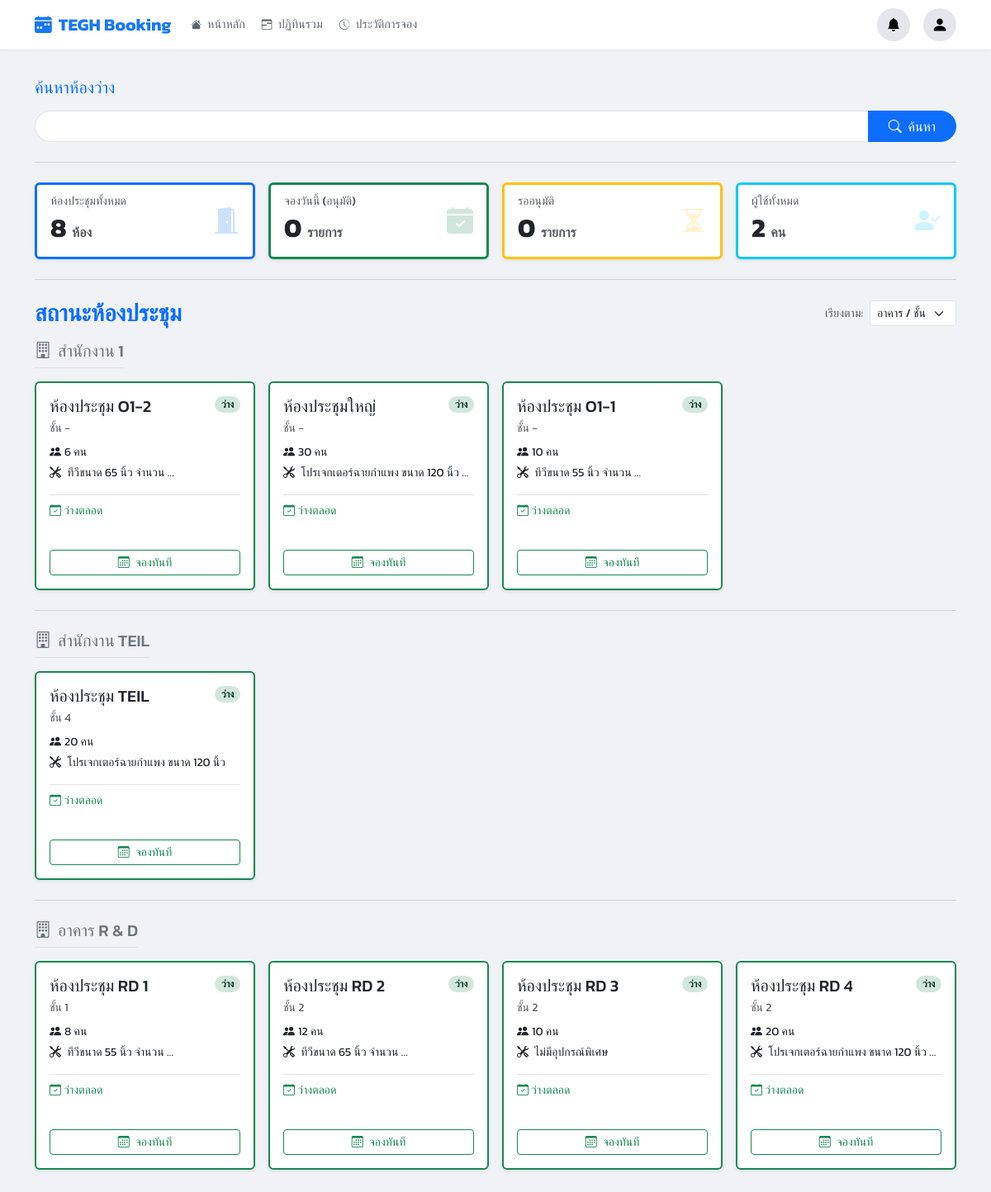
/ (signed in), run on the app's committed database.
### booking/models.py (models this page shows, shortened)
class Room(models.Model):
    name = models.CharField(max_length=100, verbose_name="ชื่อห้องประชุม")
    building = models.CharField(max_length=100, blank=True, null=True, verbose_name="อาคาร/ตึก")
    floor = models.CharField(max_length=50, blank=True, null=True, verbose_name="ชั้น")
    location = models.CharField(max_length=255, blank=True, null=True, verbose_name="สถานที่ตั้ง")
    capacity = models.PositiveIntegerField(default=1, verbose_name="ความจุ (คน)")
    equipment_in_room = models.TextField(blank=True, null=True, help_text="ระบุอุปกรณ์ถาวรในห้อง", verbose_name="อุปกรณ์ถาวรในห้อง")
    image = models.ImageField(upload_to='room_images/', blank=True, null=True, verbose_name="รูปภาพห้อง")
    approver = models.ForeignKey(User, on_delete=models.SET_NULL, null=True, blank=True, related_name='approvable_rooms', verbose_name="ผู้อนุมัติ")
    is_maintenance = models.BooleanField(default=False, verbose_name="สถานะปิดปรับปรุง")
    maintenance_start = models.DateTimeField(null=True, blank=True, verbose_name="เริ่มปิดปรับปรุง")
    maintenance_end = models.DateTimeField(null=True, blank=True, verbose_name="สิ้นสุดปิดปรับปรุง")
    line_notify_token = models.CharField(max_length=50, blank=True, null=True, verbose_name="Line Notify Token")
    teams_webhook_url = models.TextField(blank=True, null=True, verbose_name="Teams Webhook URL")
    @property
    def is_currently_under_maintenance(self):
        now = timezone.now()
        if self.is_maintenance and (not self.maintenance_start or not self.maintenance_end):
            return True
        if self.maintenance_start and self.maintenance_end:
            if self.maintenance_start <= now <= self.maintenance_end:
                return True
        return False

### booking/views.py (the view)
# urls.py: path('', views.dashboard_view, name='home'),
@login_required
def dashboard_view(request):
    now = timezone.now()
    sort_by = request.GET.get('sort', 'floor')
    all_rooms = Room.objects.all()
    active_bookings = Booking.objects.filter(
        start_time__lte=now,
        end_time__gt=now,
        status__in=['APPROVED', 'PENDING']
    ).select_related('user', 'room')
    room_booking_map = {b.room_id: b for b in active_bookings}
    rooms_processed = []
    buildings = defaultdict(list)
    for r in all_rooms:
        current_booking = room_booking_map.get(r.id)
        r.current_booking_info = current_booking
        r.is_maintenance = r.is_currently_under_maintenance
        if r.is_maintenance:
            r.status, r.status_class = 'ปิดปรับปรุง', 'bg-secondary text-white'
        elif current_booking:
            if current_booking.status == 'PENDING':
                r.status, r.status_class = 'รออนุมัติ', 'bg-warning text-dark'
            else:
                r.status, r.status_class = 'ไม่ว่าง', 'bg-danger text-white'
        else:
            r.status, r.status_class = 'ว่าง', 'bg-success text-white'
        rooms_processed.append(r)
    if sort_by == 'status':
        status_priority = {'ว่าง': 0, 'รออนุมัติ': 1, 'ไม่ว่าง': 2, 'ปิดปรับปรุง': 3}
        rooms_processed.sort(key=lambda x: status_priority.get(x.status, 99))
    elif sort_by == 'capacity':
        rooms_processed.sort(key=lambda x: x.capacity, reverse=True)
    elif sort_by == 'name':
        rooms_processed.sort(key=lambda x: x.name)
    else:
        rooms_processed.sort(key=lambda x: (x.building or '', str(x.floor or ''), x.name))
    for r in rooms_processed:
        buildings[r.building or "อาคารทั่วไป"].append(r)
    summary = {
        'total_rooms': all_rooms.count(),
        'today_bookings': Booking.objects.filter(start_time__date=now.date(), status='APPROVED').count(),
        'pending_approvals': Booking.objects.filter(status='PENDING').count(),
        'total_users_count': User.objects.count()
    }
    ctx = get_base_context(request)
    ctx.update({
        'buildings': dict(buildings),
        'summary_cards': summary,
        'current_sort': sort_by
    })
    return render(request, 'pages/dashboard.html', ctx)

### booking/views.py (called while the page is built)
def is_admin(user):
    return user.is_authenticated and (user.is_superuser or user.is_staff or user.groups.filter(name='Admin').exists())

def is_approver_or_admin(user):
    return user.is_authenticated and (user.is_superuser or user.is_staff or user.groups.filter(name__in=['Approver', 'Admin']).exists())

### templates/pages/dashboard.html (shortened to what this page needs)
{% extends 'base.html' %}
{% load static %}
{% block content %}
<div class="container-fluid px-0">
    <div class="row mb-3">
        <div class="col-12">
            <form action="{% url 'smart_search' %}" method="get">
                <label for="smartSearchInput" class="form-label h5 fw-bold text-primary"><h5>ค้นหาห้องว่าง</h5></label>
                <div class="input-group ">
                    <input type="text" class="form-control rounded-start-pill border-end-0"
                           name="q" id="smartSearchInput"
                           placeholder=""
                           value="{{ query_text|default:'' }}">
                    <button class="btn btn-primary rounded-end-pill px-4" type="submit">
                        <i class="bi bi-search me-1"></i> <span class="d-none d-sm-inline">ค้นหา</span>
                    </button>
                </div>
            </form>
        </div>
    </div>
    <hr class="section-divider">
    <div class="row g-3 mb-4">
        <div class="col-12 col-sm-6 col-xl-3">
            <div class="card kpi-card border-start border-primary border-3 shadow-sm h-100">
                <div class="card-body d-flex justify-content-between align-items-center">
                    <div>
                        <h6 class="card-subtitle text-muted mb-1 small">ห้องประชุมทั้งหมด</h6>
                        <h2 class="card-title fw-bold mb-0">{{ summary_cards.total_rooms }} <small class="text-muted fs-6">ห้อง</small></h2>
                    </div>
                    <i class="bi bi-door-open-fill kpi-icon text-primary"></i>
                </div>
            </div>
        </div>
        <div class="col-12 col-sm-6 col-xl-3">
            <div class="card kpi-card border-start border-success border-3 shadow-sm h-100">
                <div class="card-body d-flex justify-content-between align-items-center">
                    <div>
                        <h6 class="card-subtitle text-muted mb-1 small">จองวันนี้ (อนุมัติ)</h6>
                        <h2 class="card-title fw-bold mb-0">{{ summary_cards.today_bookings }} <small class="text-muted fs-6">รายการ</small></h2>
                    </div>
                     <i class="bi bi-calendar-check-fill kpi-icon text-success"></i>
                </div>
            </div>
        </div>
        <div class="col-12 col-sm-6 col-xl-3">
            <div class="card kpi-card border-start border-warning border-3 shadow-sm h-100">
                <div class="card-body d-flex justify-content-between align-items-center">
                    <div>
                        <h6 class="card-subtitle text-muted mb-1 small">รออนุมัติ</h6>
                        <h2 class="card-title fw-bold mb-0">{{ summary_cards.pending_approvals }} <small class="text-muted fs-6">รายการ</small></h2>
                    </div>
                     <i class="bi bi-hourglass-split kpi-icon text-warning"></i>
                </div>
            </div>
        </div>
        <div class="col-12 col-sm-6 col-xl-3">
            <div class="card kpi-card border-start border-info border-3 shadow-sm h-100">
                 <div class="card-body d-flex justify-content-between align-items-center">
                    <div>
                        <h6 class="card-subtitle text-muted mb-1 small">ผู้ใช้ทั้งหมด</h6>
                        <h2 class="card-title fw-bold mb-0">{{ summary_cards.total_users_count }} <small class="text-muted fs-6">คน</small></h2>
                    </div>
                     <i class="bi bi-person-check-fill kpi-icon text-info"></i>
                </div>
            </div>
        </div>
    </div>
    <hr class="section-divider">
    <div class="d-flex flex-wrap justify-content-between align-items-center mb-3 gap-2">
        <h2 class="mb-0 fw-bold text-primary fs-3">สถานะห้องประชุม</h2>
        <div class="d-flex align-items-center ms-auto">
            <label for="sortSelect" class="form-label me-2 mb-0 small text-muted text-nowrap">เรียงตาม:</label>
            <select class="form-select form-select-sm" id="sortSelect" style="width: auto;" onchange="window.location.href='?sort='+this.value">
                <option value="floor" {% if current_sort == 'floor' %}selected{% endif %}>อาคาร / ชั้น</option>
            </select>
        </div>
    </div>
    {% for building_name, rooms_in_building in buildings.items %}
        {% if not forloop.first %}
            <hr class="section-divider my-4">
        {% endif %}
        <div class="mb-4">
            <h5 class="mb-3 text-secondary border-bottom pb-2 d-inline-block"><i class="bi bi-building me-2"></i>{{ building_name }}</h5>
            <div class="row g-3 row-cols-1 row-cols-sm-2 row-cols-lg-3 row-cols-xl-4">
                {% for room in rooms_in_building %}
                <div class="col">
                    <div class="card room-card-hover border-start border-2
                        {% if room.is_maintenance %}border-secondary room-maintenance
                        {% elif room.status == 'ว่าง' %}border-success
                        {% else %}border-danger{% endif %} shadow-sm h-100">
                        <div class="card-body d-flex flex-column p-3">
                            <div class="d-flex justify-content-between align-items-start mb-2">
                                <h5 class="card-title mb-0 fs-5 text-truncate" title="{{ room.name }}">{{ room.name }}</h5>
                                {% if room.is_maintenance %}
                                   <span class="badge bg-secondary text-dark rounded-pill small">
                                        ปิดปรับปรุง
                                    </span>
                                {% else %}
                                    <span class="badge {% if room.status == 'ว่าง' %}bg-success-subtle text-success-emphasis{% else %}bg-danger-subtle text-danger-emphasis{% endif %} rounded-pill small">
                                        {{ room.status }}
                                    </span>
                                {% endif %}
                            </div>
                            <p class="card-subtitle mb-2 text-muted small">
                                ชั้น {{ room.floor|default:"-" }}
                            </p>
                            <p class="card-text small mb-1"><i class="bi bi-people-fill me-1"></i>{{ room.capacity }} คน</p>
                            <p class="card-text small mb-3 text-truncate">
                                <i class="bi bi-tools me-1"></i>
                                {{ room.equipment_in_room|truncatewords:4|default:"-" }}
                            </p>
                            <div class="mt-auto border-top pt-2">
                                {% if room.is_maintenance %}
                                    <p class="small mb-1 text-secondary">
                                        <i class="bi bi-tools"></i> **ไม่สามารถจองได้**
                                    </p>
                                    <button type="button" class="btn btn-sm btn-maintenance-alert mt-2 w-100"
                                            data-bs-toggle="modal"
                                            data-bs-target="#maintenanceAlertModal"
                                            data-room-name="{{ room.name }}">
                                        <i class="bi bi-calendar3-x me-1"></i> แจ้งเตือน
                                    </button>
                                {% else %}
                                    <p class="small mb-1 text-success"><i class="bi bi-calendar-check"></i> ว่างตลอด</p>
                                    <p class="small mb-1 text-muted">&nbsp;</p>
                                    <a href="{% url 'room_calendar' room.id %}" class="btn btn-sm btn-outline-success mt-2 w-100">
                                        <i class="bi bi-calendar3 me-1"></i> จองทันที
                                    </a>
                                {% endif %}
                            </div>
                        </div>
                    </div>
                </div>
                {% endfor %}
            </div>
        </div>
    {% empty %}
        <div class="alert alert-warning text-center">
            <i class="bi bi-exclamation-triangle-fill me-2"></i> ยังไม่มีห้องประชุมในระบบ
        </div>
    {% endfor %}
</div>
{% endblock %}

### templates/base.html (style rules this page uses)
body { background-color: #f0f2f5; font-family: 'Kanit', sans-serif; padding-top: 70px; }

### templates/pages/dashboard.html (style rules this page uses)
.kpi-card .card-body { padding: 1rem; }
.kpi-icon { font-size: 2rem; opacity: 0.2; }
.section-divider { margin-top: 1.5rem; margin-bottom: 1.5rem; border-color: #adb5bd; border-top-width: 1px; opacity: 0.5; }

### data on the page
Room: building "สำนักงาน 1", name "ห้องประชุม O1-2", status "ว่าง", floor "-", capacity "6", equipment_in_room "ทีวีขนาด 65 นิ้ว จำนวน …", is_maintenance False (drawn)
Room: name "ห้องประชุมใหญ่", status "ว่าง", floor "-", capacity "30", equipment_in_room "โปรเจกเตอร์ฉายกำแพง ขนาด 120 นิ้ว …", is_maintenance False (drawn)
Room: name "ห้องประชุม O1-1", status "ว่าง", floor "-", capacity "10", equipment_in_room "ทีวีขนาด 55 นิ้ว จำนวน …", is_maintenance False (drawn)
Room: building "สำนักงาน TEIL", name "ห้องประชุม TEIL", status "ว่าง", floor "4", capacity "20", equipment_in_room "โปรเจกเตอร์ฉายกำแพง ขนาด 120 นิ้ว", is_maintenance False (drawn)
Room: building "อาคาร R & D", name "ห้องประชุม RD 1", status "ว่าง", floor "1", capacity "8", equipment_in_room "ทีวีขนาด 55 นิ้ว จำนวน …", is_maintenance False (drawn)
Room: name "ห้องประชุม RD 2", status "ว่าง", floor "2", capacity "12", equipment_in_room "ทีวีขนาด 65 นิ้ว จำนวน …", is_maintenance False (drawn)
Room: name "ห้องประชุม RD 3", status "ว่าง", floor "2", capacity "10", equipment_in_room "ไม่มีอุปกรณ์พิเศษ", is_maintenance False (drawn)
Room: name "ห้องประชุม RD 4", status "ว่าง", floor "2", capacity "20", equipment_in_room "โปรเจกเตอร์ฉายกำแพง ขนาด 120 นิ้ว …", is_maintenance False (drawn)

### other printed values
{{ item.label }} "หน้าหลัก" "ปฏิทินรวม" "ประวัติการจอง"
{{ summary_cards.total_rooms }} "8"
{{ summary_cards.today_bookings }} "0"
{{ summary_cards.pending_approvals }} "0"
{{ summary_cards.total_users_count }} "2"
